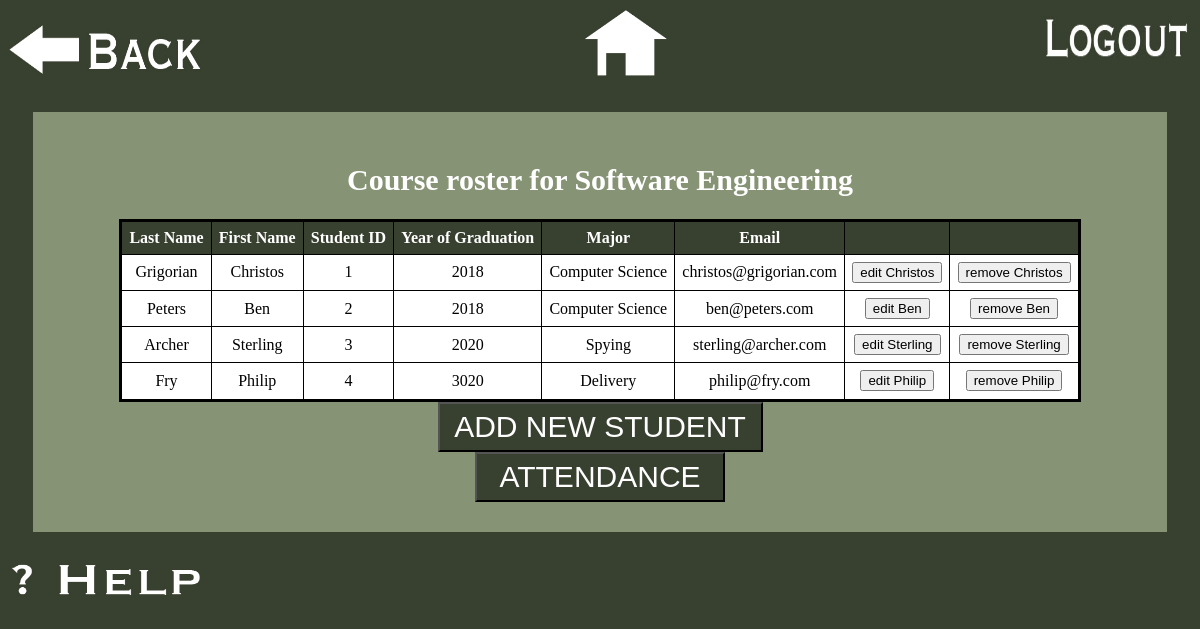
The app's page /CHproto/3/roster/ (signed in) with its own data.
### CHproto/models.py (models this page shows, shortened)
class Course(models.Model):
    teacher = models.ForeignKey(User, on_delete=models.CASCADE)
    name = models.CharField(max_length=200)
    hrs_per_mtg = models.IntegerField()
    mtgs_per_week = models.IntegerField()

class Student(models.Model):
    teacher = models.ForeignKey(User, on_delete=models.CASCADE)
    first_name = models.CharField(max_length=200)
    last_name = models.CharField(max_length=200)
    student_id_num = models.IntegerField()
    email = models.CharField(max_length=200)
    major = models.CharField(max_length=200)
    grad_year = models.IntegerField()

### CHproto/views.py (the view)
# urls.py: url(r'^(?P<course_id>[0-9]+)/roster/newstudent/$', views.newstudent, name='newstudent'),
@login_required
def roster(request, course_id):
    user = request.user
    curr_course = Course.objects.get(pk=course_id)
    query_results = Roster.objects.filter(course=curr_course) # query_results
    template = loader.get_template('roster.html')
    students = []
    for roster_entry in query_results:
        students.append(Student.objects.get(pk=roster_entry.student.pk))
    context = {
        'students': students,
        'course': curr_course,
    }
    return HttpResponse(template.render(context, request))

### CHproto/templates/roster.html (shortened to what this page needs)
<!DOCTYPE html>
<html lang="en">
<head>
</head>
<body bgcolor="#384130">
  <div class="back">
  {% load static %}
  <input id="back_button" onclick="window.history.back()" type="image" src="{% static 'posts/back_button.png' %}" alt="Brings
  the user to previous page" style="float: left" height="90" width="200"></a>
  </div>
  <div class="logout">
    {% load static %}
    <center><a href="/CHproto/logout"><input type="image" src="{% static 'posts/logout.jpg' %}" alt=
      "Logs the user out" style="float: right" height="65" width=
      "150"></a></center>
  </div>
  <div class="home">
      {% load static %}
      <center><a href="/CHproto/profile"><input type="image" src="{% static 'posts/home_button.png' %}"
        alt="Brings the user to the homepage" stlyle="float: right"
        height="75" width="100"/></a></center>
  </div>
<div class="container">
<h1>Course roster for {{ course.name }}</h1>
{% if students %}
    <center><table>
      <tr>
        <th>Last Name</th>
        <th>First Name</th>
        <th>Student ID</th>
        <th>Year of Graduation</th>
        <th>Major</th>
        <th>Email</th>
        <th></th>
        <th></th>
      </tr>
    {% for student in students %}
      <tr>
        {% load staticfiles %}
        <td>{{ student.last_name }}</td>
        <td>{{ student.first_name }}</td>
        <td>{{ student.student_id_num }}</td>
        <td>{{ student.grad_year }}</td>
        <td>{{ student.major }}</td>
        <td>{{ student.email }}</td>
        <td><a href="/CHproto/{{student.id}}/{{course.id}}/editstudent/"><button class="editbtn">edit {{student.first_name}}</button></a></td>
        <td><a href="/CHproto/{{student.id}}/{{course.id}}/removefromroster"><button class="removebtn" onclick="return confirm('Are you sure?')">remove {{student.first_name}}</button></a></td>
      </tr>
    {% endfor %}
    </table></center>
  {% endif %}
<center><a href="newstudent/"><input class="add_new_student_button" type="submit" value="ADD NEW STUDENT"></input></a></center>
  <center><a href="/CHproto/{{ course.id }}/attendance/"><input class="attendance_button" type="submit" value="ATTENDANCE"></input></a></center>
</div>
<div>
  {% load static %}
  <a href="/CHproto/help"><input id="help_button" type="image" src="{% static 'posts/help_button.png' %}" alt="Help button"></a>
</div>
</body>
</html>

### CHproto/templates/roster.html (style rules this page uses)
#back_button { float:left; alt:Submit; height: 90px; width:200px; alt: the back button will return the user back to the home page (Course page).; }
#help_button { height: 45px; width: 200px; alt: The help button will navigate the user to the help page which will explain what things do in the page; }
table { border: 3px solid black; border-collapse: collapse; alt: Adjusting how the table will display the roster content.; }
th, td { border: 1px solid black; width: auto; background-color: white; text-align: center; border-collapse: collapse; padding: 7.1px; alt: Adjusting the table display even deeper (text, positioning, border color etc.); }
th { background-color: #384130; color: white; alt: Give table headers a specific background color and text color; }
h1 { font-family: "Copperplate Gothic Light"; font-size: 30px; font-style: normal; font-variant: normal; font-weight: 1250; line-height: 36.4px; color: white; text-align: center; alt: formatting the title "COURSE ROSTER FOR [INSERT COURSE NAME HERE]" }
.container { float: none; clear: left; display: block; background: #869375; padding: 30px; margin: 25px; white-space: nowrap; height: auto; width: auto; alt: formatting the content of the roster page to display accordingly.; }
.add_new_student_button { height: 50px; width: 325px; color: white; background-color:#384130; font-size:30px; }
.attendance_button { height: 50px; width: 250px; color: white; background-color:#384130; font-size:30px; }

### records on screen
Course: name "Software Engineering"
Student: last_name "Grigorian", first_name "Christos", student_id_num "1", grad_year "2018", major "Computer Science", email "christos@grigorian.com"
Student: last_name "Peters", first_name "Ben", student_id_num "2", grad_year "2018", major "Computer Science", email "ben@peters.com"
Student: last_name "Archer", first_name "Sterling", student_id_num "3", grad_year "2020", major "Spying", email "sterling@archer.com"
Student: last_name "Fry", first_name "Philip", student_id_num "4", grad_year "3020", major "Delivery", email "philip@fry.com"
